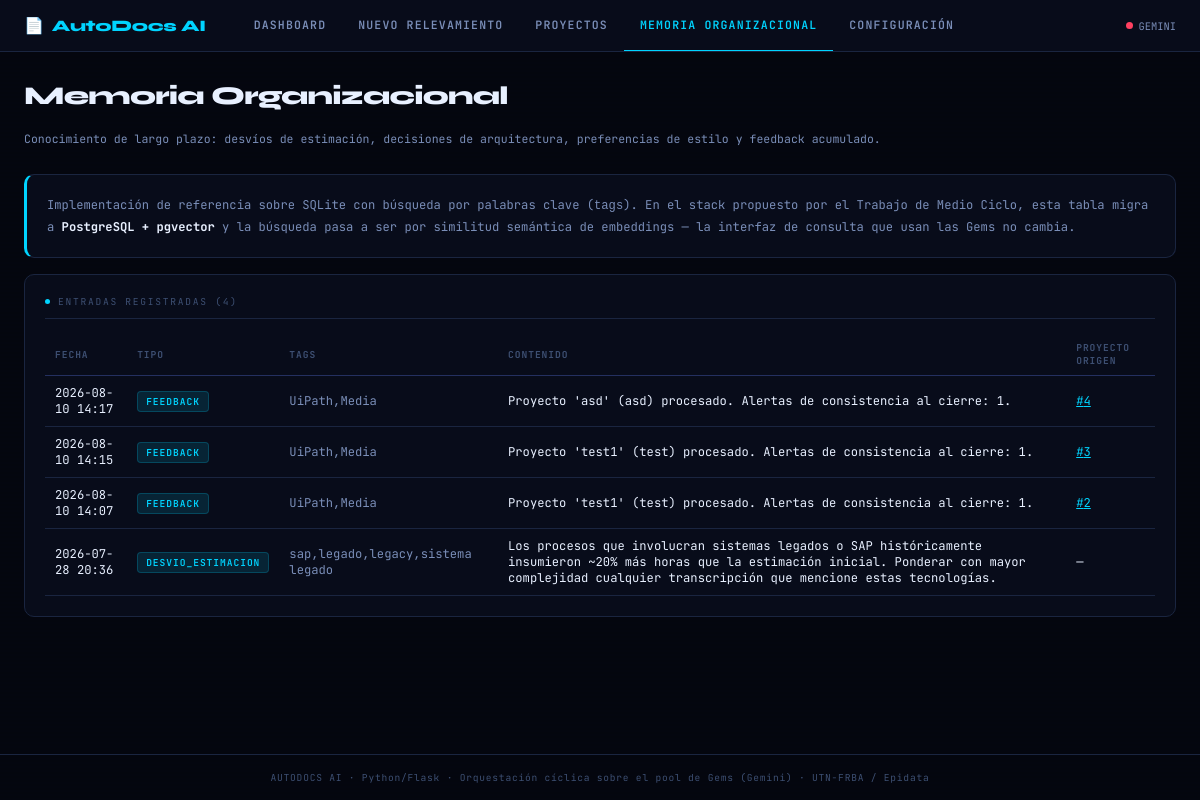
The page /memoria on the database as committed earlier.
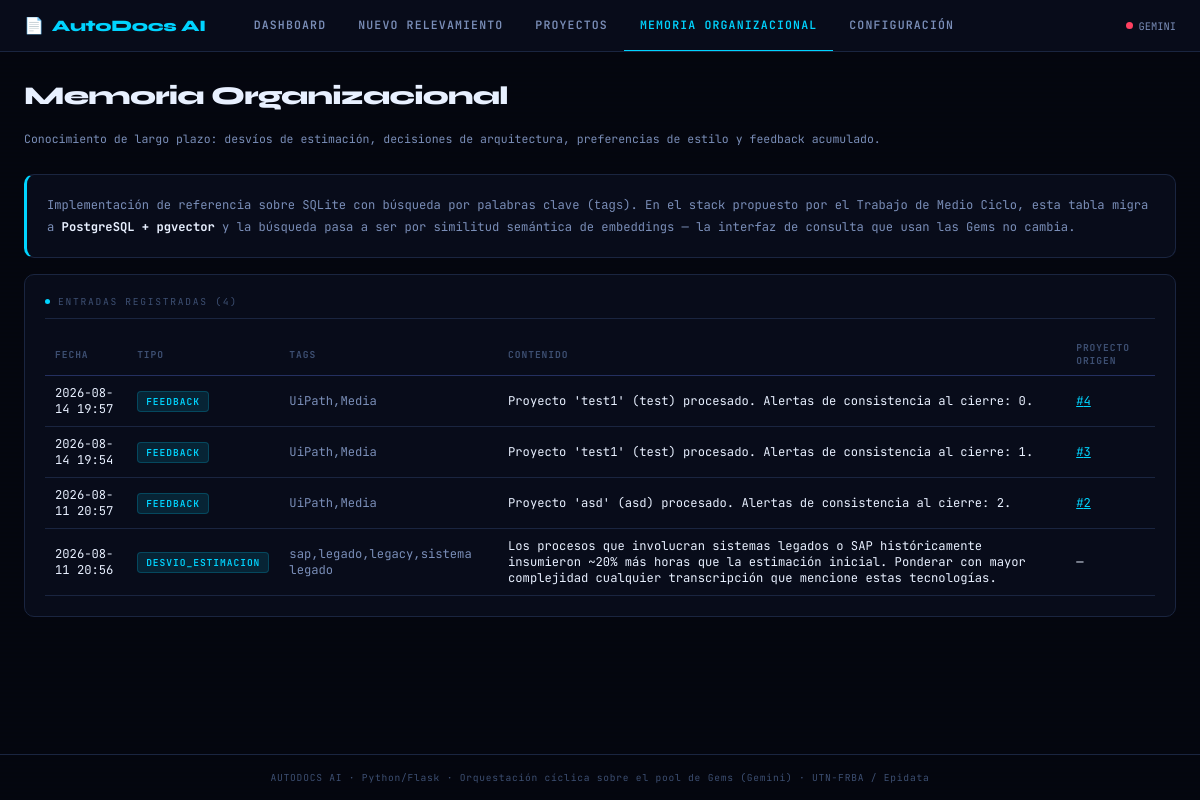
The same page on the database as committed later.
### tables this page shows
CREATE TABLE memoria_organizacional (
    id                INTEGER PRIMARY KEY AUTOINCREMENT,
    tipo              TEXT,     -- desvio_estimacion | decision_arquitectura | preferencia_estilo | feedback
    tags              TEXT,     -- csv de palabras clave para búsqueda (sustituye a la búsqueda vectorial)
    contenido         TEXT NOT NULL,
    proyecto_origen_id INTEGER REFERENCES proyectos(id),
    creado            TEXT DEFAULT CURRENT_TIMESTAMP
);

### ui/app.py (the view)
    @app.route("/memoria")
    def memoria():
        return render_template("memoria.html", entradas=MemoriaService.listar())

### core/db.py (called while the page is built)
def get_conn() -> sqlite3.Connection:
    DB_PATH.parent.mkdir(exist_ok=True)
    conn = sqlite3.connect(DB_PATH)
    conn.row_factory = sqlite3.Row
    conn.execute("PRAGMA foreign_keys = ON")
    return conn

### repositories/memoria_repository.py (called while the page is built)
    @staticmethod
    def listar(limite: int = 100) -> list:
        conn = get_conn()
        rows = conn.execute(
            "SELECT * FROM memoria_organizacional ORDER BY creado DESC LIMIT ?", (limite,)
        ).fetchall()
        conn.close()
        return [dict(r) for r in rows]

### services/memoria_service.py (called while the page is built)
    @staticmethod
    def listar() -> list:
        return MemoriaRepository.listar()

### ui/templates/memoria.html (shortened to what this page needs)
{% extends "base.html" %}
{% block content %}
<div class="page-header">
  <h1>Memoria Organizacional</h1>
  <p>Conocimiento de largo plazo: desvíos de estimación, decisiones de arquitectura, preferencias de estilo y feedback acumulado.</p>
</div>
<div class="panel mb-4" style="border-left:3px solid var(--cyan)">
  <p style="font-size:.76rem; color:var(--text-mid); line-height:1.7">
    Implementación de referencia sobre SQLite con búsqueda por palabras clave (<code>tags</code>).
    En el stack propuesto por el Trabajo de Medio Ciclo, esta tabla migra a
    <strong style="color:var(--text-hi)">PostgreSQL + pgvector</strong> y la búsqueda pasa a ser por
    similitud semántica de embeddings — la interfaz de consulta que usan las Gems no cambia.
  </p>
</div>
<div class="panel">
  <div class="panel-title"><span class="dot"></span>Entradas registradas ({{ entradas|length }})</div>
  <table>
    <thead><tr><th>Fecha</th><th>Tipo</th><th>Tags</th><th>Contenido</th><th>Proyecto origen</th></tr></thead>
    <tbody>
      {% for e in entradas %}
      <tr>
        <td>{{ e.creado[:16] }}</td>
        <td><span class="tag tag-cyan">{{ e.tipo }}</span></td>
        <td style="color:var(--text-mid)">{{ e.tags }}</td>
        <td>{{ e.contenido }}</td>
        <td>{% if e.proyecto_origen_id %}<a href="/resultado/{{ e.proyecto_origen_id }}" style="color:var(--cyan)">#{{ e.proyecto_origen_id }}</a>{% else %}—{% endif %}</td>
      </tr>
      {% else %}
      <tr><td colspan="5" class="result-box empty">Todavía no hay entradas en la memoria organizacional.</td></tr>
      {% endfor %}
    </tbody>
  </table>
</div>
{% endblock %}

Rows that differ between the two databases and show on the page:
changed memoria_organizacional: creado "2026-08-10 14:17" → "2026-08-14 19:57"; contenido "Proyecto 'asd' (asd) procesado. Alertas de consistencia al cierre: 1." → "Proyecto 'test1' (test) procesado. Alertas de consistencia al cierre: 0."
changed memoria_organizacional "Proyecto 'test1' (test) procesado. Alertas de consistencia al cierre: 1.": creado "2026-08-10 14:15" → "2026-08-14 19:54"
changed memoria_organizacional: creado "2026-08-10 14:07" → "2026-08-11 20:57"; contenido "Proyecto 'test1' (test) procesado. Alertas de consistencia al cierre: 1." → "Proyecto 'asd' (asd) procesado. Alertas de consistencia al cierre: 2."
changed memoria_organizacional "sap,legado,legacy,sistema legado": creado "2026-07-28 20:36" → "2026-08-11 20:56"
